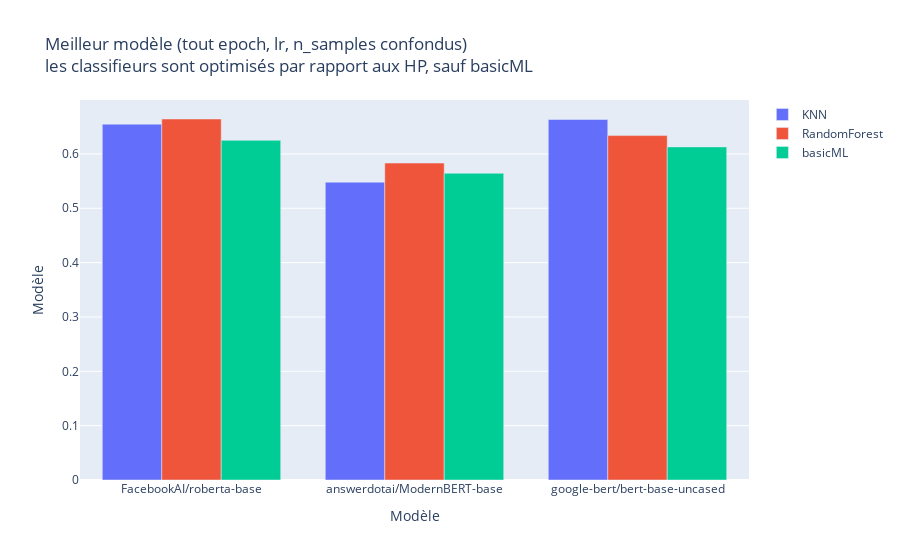

The cell this chart's notebook holds for it:
### Markdown cell above
### Meilleur score par modèle

### Code cell
df_bar = df.groupby(["model", "method"], as_index=False).agg(
    best_f1_macro = ("f1_macro", lambda col : max(col))
)

fig = go.Figure()
fig.update_layout({
    "title" : {
        "text" : ("Meilleur modèle (tout epoch, lr, n_samples confondus)<br>"
                  "les classifieurs sont optimisés par rapport aux HP, sauf basicML")
    },
    "xaxis" : {"title" : {"text" : "Modèle"}},
    "yaxis" : {"title" : {"text" : "Modèle"}}
})
for method, sub_df_bar in df_bar.groupby("method"):
    fig.add_trace(
        go.Bar(
            x = sub_df_bar["model"],
            y = sub_df_bar["best_f1_macro"],
            name = method
        )
    )
fig

### Figure 1 — Plotly figure (JSON) as saved in the notebook; plotly's stock layout.template omitted (floating-point values rounded to 4 significant figures)
{"data": [{"name": "KNN", "type": "bar", "x": ["FacebookAI/roberta-base", "answerdotai/ModernBERT-base", "google-bert/bert-base-uncased"], "y": [0.6548, 0.5481, 0.6634]}, {"name": "RandomForest", "type": "bar", "x": ["FacebookAI/roberta-base", "answerdotai/ModernBERT-base", "google-bert/bert-base-uncased"], "y": [0.6643, 0.5832, 0.6337]}, {"name": "basicML", "type": "bar", "x": ["FacebookAI/roberta-base", "answerdotai/ModernBERT-base", "google-bert/bert-base-uncased"], "y": [0.625, 0.5644, 0.6129]}], "layout": {"title": {"text": "Meilleur modèle (tout epoch, lr, n_samples confondus)<br>les classifieurs sont optimisés par rapport aux HP, sauf basicML"}, "xaxis": {"title": {"text": "Modèle"}}, "yaxis": {"title": {"text": "Modèle"}}}}
